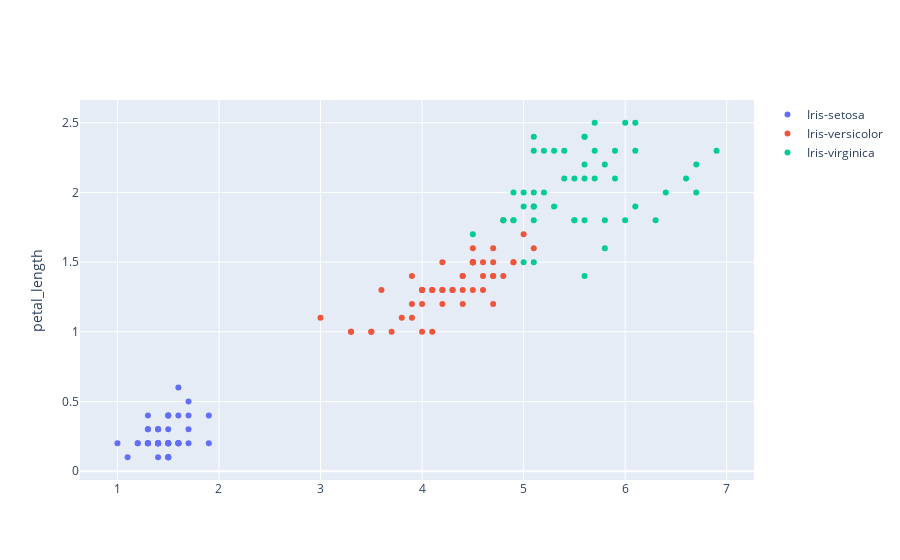

The code cell stored with this chart in its notebook:
### Code cell
fig = go.Figure()

species = ['Iris-setosa', 'Iris-versicolor', 'Iris-virginica']
for specie in species:
    fig.add_trace(go.Scatter(x=data['petal_length'][data['species']==specie],
                                y=data['petal_width'][data['species'] == specie],
                                name=specie,
                             mode='markers'
                                ))
fig.update_xaxes(title_text='petal_length')
fig.update_yaxes(title_text='petal_width')
py.offline.iplot(fig)

### Figure 1 — Plotly figure (JSON) as saved in the notebook; plotly's stock layout.template omitted (floating-point values rounded to 4 significant figures)
{"data": [{"mode": "markers", "name": "Iris-setosa", "type": "scatter", "x": [1.4, 1.4, 1.3, 1.5, 1.4, 1.7, 1.4, 1.5, 1.4, 1.5, 1.5, 1.6, 1.4, 1.1, 1.2, 1.5, 1.3, 1.4, 1.7, 1.5, 1.7, 1.5, 1, 1.7, 1.9, 1.6, 1.6, 1.5, 1.4, 1.6, 1.6, 1.5, 1.5, 1.4, 1.5, 1.2, 1.3, 1.5, 1.3, 1.5, 1.3, 1.3, 1.3, 1.6, 1.9, 1.4, 1.6, 1.4, 1.5, 1.4], "y": [0.2, 0.2, 0.2, 0.2, 0.2, 0.4, 0.3, 0.2, 0.2, 0.1, 0.2, 0.2, 0.1, 0.1, 0.2, 0.4, 0.4, 0.3, 0.3, 0.3, 0.2, 0.4, 0.2, 0.5, 0.2, 0.2, 0.4, 0.2, 0.2, 0.2, 0.2, 0.4, 0.1, 0.2, 0.1, 0.2, 0.2, 0.1, 0.2, 0.2, 0.3, 0.3, 0.2, 0.6, 0.4, 0.3, 0.2, 0.2, 0.2, 0.2]}, {"mode": "markers", "name": "Iris-versicolor", "type": "scatter", "x": [4.7, 4.5, 4.9, 4, 4.6, 4.5, 4.7, 3.3, 4.6, 3.9, 3.5, 4.2, 4, 4.7, 3.6, 4.4, 4.5, 4.1, 4.5, 3.9, 4.8, 4, 4.9, 4.7, 4.3, 4.4, 4.8, 5, 4.5, 3.5, 3.8, 3.7, 3.9, 5.1, 4.5, 4.5, 4.7, 4.4, 4.1, 4, 4.4, 4.6, 4, 3.3, 4.2, 4.2, 4.2, 4.3, 3, 4.1], "y": [1.4, 1.5, 1.5, 1.3, 1.5, 1.3, 1.6, 1, 1.3, 1.4, 1, 1.5, 1, 1.4, 1.3, 1.4, 1.5, 1, 1.5, 1.1, 1.8, 1.3, 1.5, 1.2, 1.3, 1.4, 1.4, 1.7, 1.5, 1, 1.1, 1, 1.2, 1.6, 1.5, 1.6, 1.5, 1.3, 1.3, 1.3, 1.2, 1.4, 1.2, 1, 1.3, 1.2, 1.3, 1.3, 1.1, 1.3]}, {"mode": "markers", "name": "Iris-virginica", "type": "scatter", "x": [6, 5.1, 5.9, 5.6, 5.8, 6.6, 4.5, 6.3, 5.8, 6.1, 5.1, 5.3, 5.5, 5, 5.1, 5.3, 5.5, 6.7, 6.9, 5, 5.7, 4.9, 6.7, 4.9, 5.7, 6, 4.8, 4.9, 5.6, 5.8, 6.1, 6.4, 5.6, 5.1, 5.6, 6.1, 5.6, 5.5, 4.8, 5.4, 5.6, 5.1, 5.1, 5.9, 5.7, 5.2, 5, 5.2, 5.4, 5.1], "y": [2.5, 1.9, 2.1, 1.8, 2.2, 2.1, 1.7, 1.8, 1.8, 2.5, 2, 1.9, 2.1, 2, 2.4, 2.3, 1.8, 2.2, 2.3, 1.5, 2.3, 2, 2, 1.8, 2.1, 1.8, 1.8, 1.8, 2.1, 1.6, 1.9, 2, 2.2, 1.5, 1.4, 2.3, 2.4, 1.8, 1.8, 2.1, 2.4, 2.3, 1.9, 2.3, 2.5, 2.3, 1.9, 2, 2.3, 1.8]}], "layout": {"yaxis": {"title": {"text": "petal_length"}}}}
